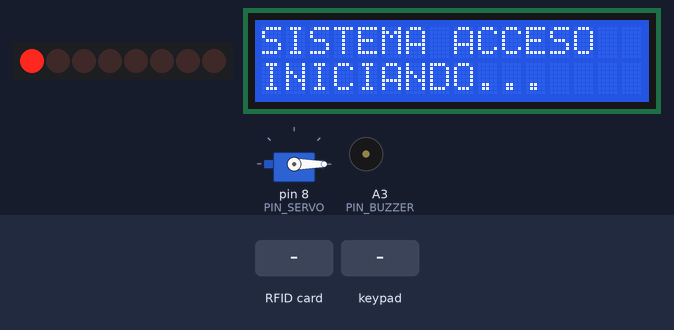
The sketch below on a simulated Arduino Uno, built with avr-gcc and run on an emulated ATmega328P. Shown: 8 shift-register outputs drawn as a row of LEDs (first output left, lit = HIGH), 16×2 character LCD, servo, buzzer (waves = sounding, pin HIGH). Wiring (inferred from the names in the program): shift register (74HC595): latch A2. Wiring (inferred from the signals the program sends): row of LEDs: on Q0, Q1, Q2, Q3, Q4, Q5, Q6, Q7. The test bench sets the inputs (shaded band). EEPROM starts erased; pins used as bus, display or sensor lines are not drawn; what the sketch prints to the serial monitor is not drawn.

Above: at 0.9 s.
1.0 s: RFID card 5E 7A 19 C4 held to the reader
At 3.0 s:
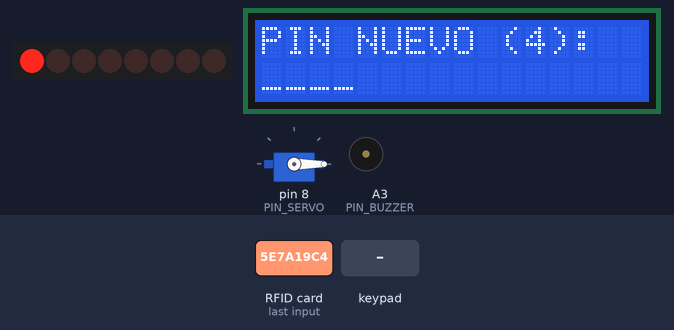
3.8 s: keypad keys 7 6 5 4 # pressed 0.4 s apart
At 7.1 s:
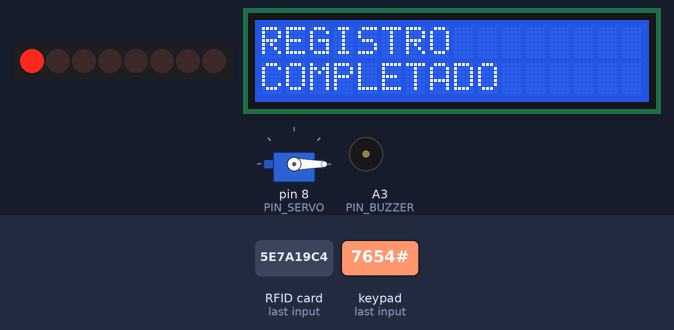
7.3 s: RFID card 5E 7A 19 C4 held to the reader
At 9.4 s:
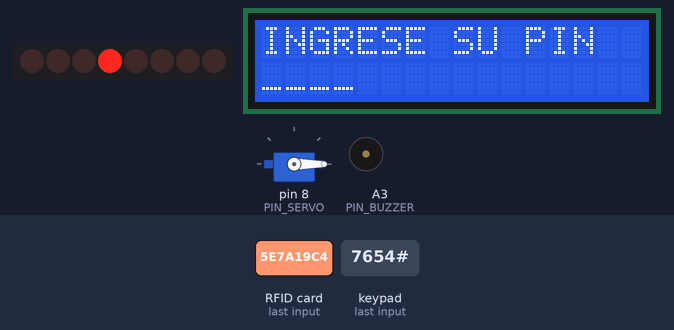
9.8 s: keypad keys 1 3 9 7 # pressed 0.4 s apart
At 12.4 s:
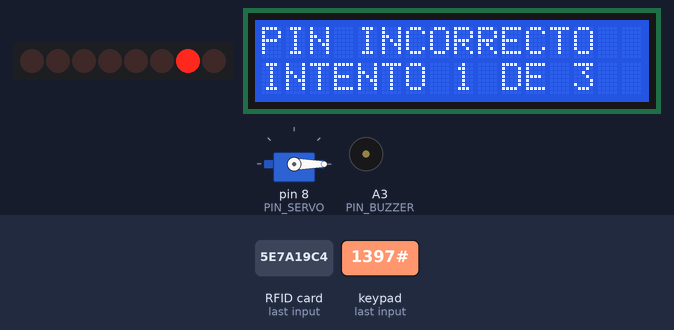
13.3 s: keypad keys 7 6 5 4 # pressed 0.4 s apart
At 16.3 s:
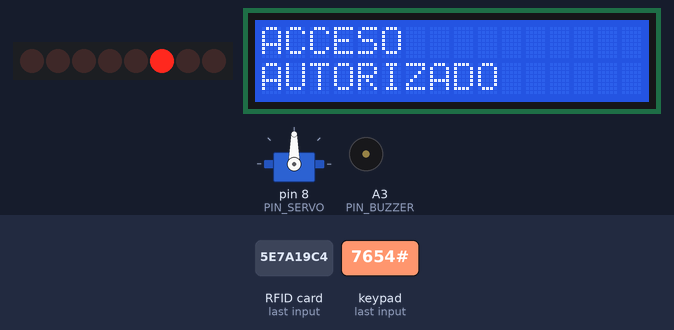
18.1 s: key 'A' pressed
At 19.6 s:
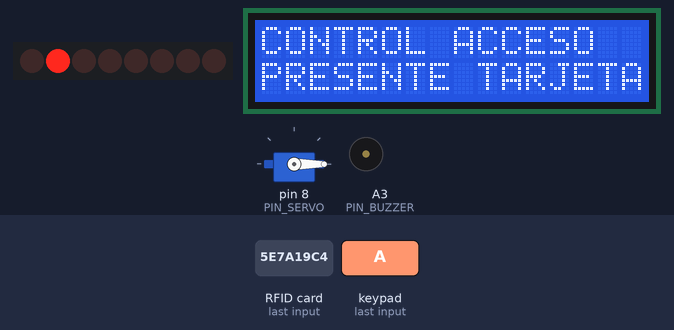
Timing chart, 0 to 21.1 s (numbered marks = the images above; inputs shaded):
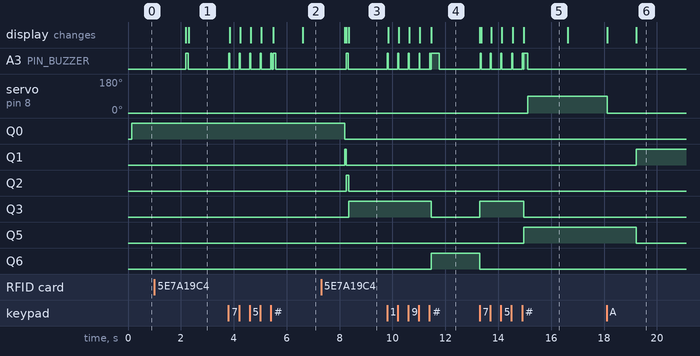

Measured:
- after the input at 1.0 s, A3 (PIN_BUZZER): LOW → HIGH after 1.2 s, → LOW 0.10 s later; the display: first differs from a run without the input after 1.3 s (image 1)
- after the input at 3.8 s, A3 (PIN_BUZZER): goes 4 × (HIGH 0.03 s, LOW 0.37 s), HIGH 0.03 s, LOW 0.06 s, HIGH 0.10 s, then LOW, starting at once; the display: first changes at once (image 2 shows a later state)
- after the input at 7.3 s, A3 (PIN_BUZZER): LOW → HIGH after 0.95 s, → LOW 0.08 s later; the display: first differs from a run without the input after 0.95 s (image 3 shows a later state)
- after the input at 9.8 s, A3 (PIN_BUZZER): goes 4 × (HIGH 0.03 s, LOW 0.37 s), HIGH 0.03 s, LOW 0.03 s, HIGH 0.30 s, then LOW, starting at once; Q3: HIGH → LOW after 1.7 s; Q6: LOW → HIGH after 1.7 s; the display: first changes at once (image 4 shows a later state)
- after the input at 13.3 s, A3 (PIN_BUZZER): goes 4 × (HIGH 0.03 s, LOW 0.35 s), HIGH 0.03 s, LOW 0.02 s, HIGH 0.15 s, then LOW, starting at once; servo on pin 8 (PIN_SERVO): 0° → 90° after 1.8 s; the display: first differs from a run without the input after 0.05 s (image 5 shows a later state)
- after the input at 18.1 s, servo on pin 8 (PIN_SERVO): 90° → 0° at once; Q1: LOW → HIGH after 1.1 s; Q5: HIGH → LOW after 1.1 s; the display: first changes at once (image 6 shows a later state)
- what the display in image 5 shows lasts 1.6 s, from 15.0 s to 16.6 s

The sketch:

Control_Acceso.ino
```cpp
#include <SPI.h>
#include <MFRC522.h>
#include <Wire.h>
#include <LiquidCrystal_I2C.h>
#include <Keypad.h>
#include <Servo.h>
#include <EEPROM.h>

// ---------------- Asignacion de pines ----------------
const uint8_t PIN_RFID_SS   = 10;
const uint8_t PIN_RFID_RST  = 9;
const uint8_t PIN_SERVO     = 8;
const uint8_t PIN_595_LATCH = A2;
const uint8_t PIN_BUZZER    = A3;
const uint8_t LCD_DIRECCION = 0x27;

const byte FILAS = 4;
const byte COLUMNAS = 4;
char teclas[FILAS][COLUMNAS] = {
  {'1', '2', '3', 'A'},
  {'4', '5', '6', 'B'},
  {'7', '8', '9', 'C'},
  {'*', '0', '#', 'D'}
};
byte pinesFilas[FILAS] = {7, 6, 5, 4};
byte pinesColumnas[COLUMNAS] = {3, 2, A0, A1};

// ---------------- Teclas de control ----------------
const char TECLA_BORRAR     = '*';
const char TECLA_CONFIRMAR  = '#';
const char TECLA_CERRAR     = 'A';
const char TECLA_REGISTRO   = 'B';
const char TECLA_CANCELAR   = 'C';
const char TECLA_ALARMA_OFF = 'D';

// ---------------- Estados (valor enviado al 74HC595) ----------------
enum Estado : uint8_t {
  INICIO         = 0b00000001,
  ESPERANDO_RFID = 0b00000010,
  VALIDANDO_RFID = 0b00000100,
  ESPERANDO_PIN  = 0b00001000,
  VALIDANDO_PIN  = 0b00010000,
  AUTORIZADO     = 0b00100000,
  DENEGADO       = 0b01000000,
  ALARMA         = 0b10000000
};

// ---------------- Organizacion de la EEPROM ----------------
const int     EE_DIR_FIRMA     = 0;
const uint8_t EE_FIRMA         = 0xA5;
const int     EE_DIR_CANTIDAD  = 1;
const int     EE_DIR_USUARIOS  = 2;
const uint8_t MAX_USUARIOS     = 10;
const uint8_t USUARIOS_INICIALES = 1;
const uint8_t UID_MAX          = 7;
const uint8_t PIN_LARGO        = 4;

struct Usuario {
  uint8_t uidLargo;
  uint8_t uid[UID_MAX];
  char pin[PIN_LARGO];
};

// ---------------- Parametros ----------------
const uint8_t SERVO_CERRADO = 0;
const uint8_t SERVO_ABIERTO = 90;
const uint8_t MAX_INTENTOS  = 3;
const unsigned long TIEMPO_MENSAJE = 1500;

// ---------------- Objetos ----------------
MFRC522 rfid(PIN_RFID_SS, PIN_RFID_RST);
LiquidCrystal_I2C lcd(LCD_DIRECCION, 16, 2);
Keypad teclado = Keypad(makeKeymap(teclas), pinesFilas, pinesColumnas, FILAS, COLUMNAS);
Servo puerta;

// ---------------- Variables de estado (SRAM) ----------------
Estado estadoActual = INICIO;
int8_t usuarioActual = -1;
uint8_t intentosFallidos = 0;
char pinIngresado[PIN_LARGO];
uint8_t digitosIngresados = 0;

// =====================================================
// 74HC595: comparte MOSI (D11) y SCK (D13) con el RC522.
// Las salidas solo cambian con el flanco de subida del latch (A2).
// =====================================================
void escribir595(uint8_t valor) {
  SPI.beginTransaction(SPISettings(1000000, MSBFIRST, SPI_MODE0));
  digitalWrite(PIN_595_LATCH, LOW);
  SPI.transfer(valor);
  digitalWrite(PIN_595_LATCH, HIGH);
  SPI.endTransaction();
}

void cambiarEstado(Estado nuevo) {
  estadoActual = nuevo;
  escribir595((uint8_t)nuevo);
  Serial.print(F("Estado -> "));
  Serial.println((uint8_t)nuevo, BIN);
}

// =====================================================
// LCD y buzzer
// =====================================================
void mostrar(const char* linea1, const char* linea2) {
  lcd.clear();
  lcd.setCursor(0, 0);
  lcd.print(linea1);
  lcd.setCursor(0, 1);
  lcd.print(linea2);
  Serial.print(F("[LCD] "));
  Serial.print(linea1);
  Serial.print(F(" | "));
  Serial.println(linea2);
}

void pitido(unsigned int ms) {
  digitalWrite(PIN_BUZZER, HIGH);
  delay(ms);
  digitalWrite(PIN_BUZZER, LOW);
}

// =====================================================
// EEPROM
// =====================================================
bool memoriaInicializada() {
  return EEPROM.read(EE_DIR_FIRMA) == EE_FIRMA;
}

uint8_t cantidadUsuarios() {
  uint8_t n = EEPROM.read(EE_DIR_CANTIDAD);
  return (n > MAX_USUARIOS) ? 0 : n;
}

int direccionUsuario(uint8_t indice) {
  return EE_DIR_USUARIOS + indice * sizeof(Usuario);
}

void leerUsuario(uint8_t indice, Usuario &u) {
  EEPROM.get(direccionUsuario(indice), u);
}

void guardarUsuario(uint8_t indice, const Usuario &u) {
  EEPROM.put(direccionUsuario(indice), u);
}

int8_t buscarUsuario(const uint8_t* uid, uint8_t largo) {
  uint8_t total = cantidadUsuarios();
  Usuario u;
  for (uint8_t i = 0; i < total; i++) {
    leerUsuario(i, u);
    if (u.uidLargo == largo && memcmp(u.uid, uid, largo) == 0) {
      return i;
    }
  }
  return -1;
}

// =====================================================
// RFID
// =====================================================
void reiniciarLector() {
  rfid.PCD_Init();
  rfid.PCD_SetAntennaGain(rfid.RxGain_max);
}

bool leerTarjeta(uint8_t* uid, uint8_t &largo) {
  if (!rfid.PICC_IsNewCardPresent()) return false;
  if (!rfid.PICC_ReadCardSerial()) return false;
  largo = (rfid.uid.size > UID_MAX) ? UID_MAX : rfid.uid.size;
  memcpy(uid, rfid.uid.uidByte, largo);
  rfid.PICC_HaltA();
  rfid.PCD_StopCrypto1();
  imprimirUID(uid, largo);
  return true;
}

void imprimirUID(const uint8_t* uid, uint8_t largo) {
  Serial.print(F("UID:"));
  for (uint8_t i = 0; i < largo; i++) {
    Serial.print(uid[i] < 0x10 ? " 0" : " ");
    Serial.print(uid[i], HEX);
  }
  Serial.println();
}

// =====================================================
// Ingreso de PIN
// =====================================================
void actualizarPinLCD() {
  lcd.setCursor(0, 1);
  for (uint8_t i = 0; i < PIN_LARGO; i++) {
    lcd.print(i < digitosIngresados ? '*' : '_');
  }
  lcd.print(F("            "));
}

// Devuelve true cuando el PIN quedo confirmado con 4 digitos
bool procesarTeclaPIN(char tecla) {
  Serial.print(F("Tecla: "));
  Serial.println(tecla);
  digitalWrite(PIN_BUZZER, HIGH);
  delay(30);
  digitalWrite(PIN_BUZZER, LOW);
  if (tecla >= '0' && tecla <= '9') {
    if (digitosIngresados < PIN_LARGO) {
      pinIngresado[digitosIngresados++] = tecla;
      actualizarPinLCD();
    }
  } else if (tecla == TECLA_BORRAR) {
    if (digitosIngresados > 0) {
      digitosIngresados--;
      actualizarPinLCD();
    }
  } else if (tecla == TECLA_CONFIRMAR) {
    if (digitosIngresados == PIN_LARGO) return true;
    pitido(80);
  }
  return false;
}

// =====================================================
// Registro de usuarios (se guarda en EEPROM)
// =====================================================
void registrarUsuarios() {
  EEPROM.update(EE_DIR_FIRMA, 0x00);
  EEPROM.update(EE_DIR_CANTIDAD, 0);
  char linea[17];

  for (uint8_t i = 0; i < USUARIOS_INICIALES; i++) {
    Usuario u;
    memset(&u, 0, sizeof(u));
    snprintf(linea, sizeof(linea), "REGISTRO USR %u", i + 1);
    mostrar(linea, "PRESENTE TARJETA");
    while (!leerTarjeta(u.uid, u.uidLargo)) {}

    if (buscarUsuario(u.uid, u.uidLargo) >= 0) {
      mostrar("TARJETA YA", "REGISTRADA");
      pitido(400);
      delay(TIEMPO_MENSAJE);
      i--;
      continue;
    }
    pitido(100);

    mostrar("PIN NUEVO (4):", "");
    digitosIngresados = 0;
    actualizarPinLCD();
    bool listo = false;
    while (!listo) {
      char tecla = teclado.getKey();
      if (tecla) listo = procesarTeclaPIN(tecla);
    }
    memcpy(u.pin, pinIngresado, PIN_LARGO);

    guardarUsuario(i, u);
    EEPROM.update(EE_DIR_CANTIDAD, i + 1);
    mostrar("USUARIO", "GUARDADO");
    pitido(100);
    delay(1000);
  }
  EEPROM.update(EE_DIR_FIRMA, EE_FIRMA);
  mostrar("REGISTRO", "COMPLETADO");
  delay(TIEMPO_MENSAJE);
}

// =====================================================
// Transiciones del sistema
// =====================================================
void pantallaPrincipal() {
  usuarioActual = -1;
  intentosFallidos = 0;
  digitosIngresados = 0;
  reiniciarLector();
  cambiarEstado(ESPERANDO_RFID);
  mostrar("CONTROL ACCESO", "PRESENTE TARJETA");
}

void iniciarIngresoPIN() {
  digitosIngresados = 0;
  cambiarEstado(ESPERANDO_PIN);
  mostrar("INGRESE SU PIN", "");
  actualizarPinLCD();
}

void autorizarAcceso() {
  cambiarEstado(AUTORIZADO);
  mostrar("ACCESO", "AUTORIZADO");
  pitido(150);
  puerta.write(SERVO_ABIERTO);
  delay(TIEMPO_MENSAJE);
  mostrar("PUERTA ABIERTA", "[A] CERRAR");
}

void activarAlarma() {
  cambiarEstado(DENEGADO);
  mostrar("ACCESO DENEGADO", "");
  delay(TIEMPO_MENSAJE);
  cambiarEstado(ALARMA);
  digitalWrite(PIN_BUZZER, HIGH);
  mostrar("ACCESO BLOQUEADO", "ALARMA ACTIVADA");
}

void validarPIN() {
  cambiarEstado(VALIDANDO_PIN);
  Usuario u;
  leerUsuario(usuarioActual, u);

  if (memcmp(u.pin, pinIngresado, PIN_LARGO) == 0) {
    autorizarAcceso();
    return;
  }

  intentosFallidos++;
  if (intentosFallidos >= MAX_INTENTOS) {
    activarAlarma();
    return;
  }

  char linea[17];
  snprintf(linea, sizeof(linea), "INTENTO %u DE %u", intentosFallidos, MAX_INTENTOS);
  cambiarEstado(DENEGADO);
  mostrar("PIN INCORRECTO", linea);
  pitido(300);
  delay(TIEMPO_MENSAJE);
  iniciarIngresoPIN();
}

// =====================================================
// Manejadores por estado (llamados desde loop)
// =====================================================
void atenderEsperaRFID() {
  static unsigned long ultimoReinicio = 0;
  if (millis() - ultimoReinicio > 3000) {
    reiniciarLector();
    ultimoReinicio = millis();
  }
  uint8_t uid[UID_MAX];
  uint8_t largo;
  if (!leerTarjeta(uid, largo)) return;

  cambiarEstado(VALIDANDO_RFID);
  int8_t indice = buscarUsuario(uid, largo);

  if (indice < 0) {
    cambiarEstado(DENEGADO);
    mostrar("TARJETA INVALIDA", "ACCESO DENEGADO");
    pitido(600);
    delay(TIEMPO_MENSAJE);
    pantallaPrincipal();
    return;
  }

  usuarioActual = indice;
  intentosFallidos = 0;
  pitido(80);
  iniciarIngresoPIN();
}

void atenderEsperaPIN() {
  char tecla = teclado.getKey();
  if (!tecla) return;
  if (tecla == TECLA_CANCELAR) {
    pantallaPrincipal();
    return;
  }
  if (procesarTeclaPIN(tecla)) validarPIN();
}

void atenderPuertaAbierta() {
  if (teclado.getKey() != TECLA_CERRAR) return;
  puerta.write(SERVO_CERRADO);
  mostrar("CERRANDO", "PUERTA");
  delay(1000);
  pantallaPrincipal();
}

void atenderAlarma() {
  if (teclado.getKey() != TECLA_ALARMA_OFF) return;
  digitalWrite(PIN_BUZZER, LOW);
  mostrar("ALARMA", "DESACTIVADA");
  delay(TIEMPO_MENSAJE);
  pantallaPrincipal();
}

// =====================================================
// Programa principal
// =====================================================
void setup() {
  Serial.begin(9600);
  pinMode(PIN_BUZZER, OUTPUT);
  digitalWrite(PIN_BUZZER, LOW);
  pinMode(PIN_595_LATCH, OUTPUT);
  digitalWrite(PIN_595_LATCH, HIGH);

  SPI.begin();
  cambiarEstado(INICIO);

  lcd.init();
  lcd.backlight();
  mostrar("SISTEMA ACCESO", "INICIANDO...");

  reiniciarLector();
  puerta.attach(PIN_SERVO);
  puerta.write(SERVO_CERRADO);

  bool pedirRegistro = false;
  unsigned long inicio = millis();
  while (millis() - inicio < 2000) {
    if (teclado.getKey() == TECLA_REGISTRO) pedirRegistro = true;
  }

  if (!memoriaInicializada() || cantidadUsuarios() < USUARIOS_INICIALES || pedirRegistro) {
    registrarUsuarios();
  }

  Serial.print(F("Usuarios en EEPROM: "));
  Serial.println(cantidadUsuarios());
  pantallaPrincipal();
}

void loop() {
  switch (estadoActual) {
    case ESPERANDO_RFID: atenderEsperaRFID();    break;
    case ESPERANDO_PIN:  atenderEsperaPIN();     break;
    case AUTORIZADO:     atenderPuertaAbierta(); break;
    case ALARMA:         atenderAlarma();        break;
    default:             pantallaPrincipal();    break;
  }
}
```
